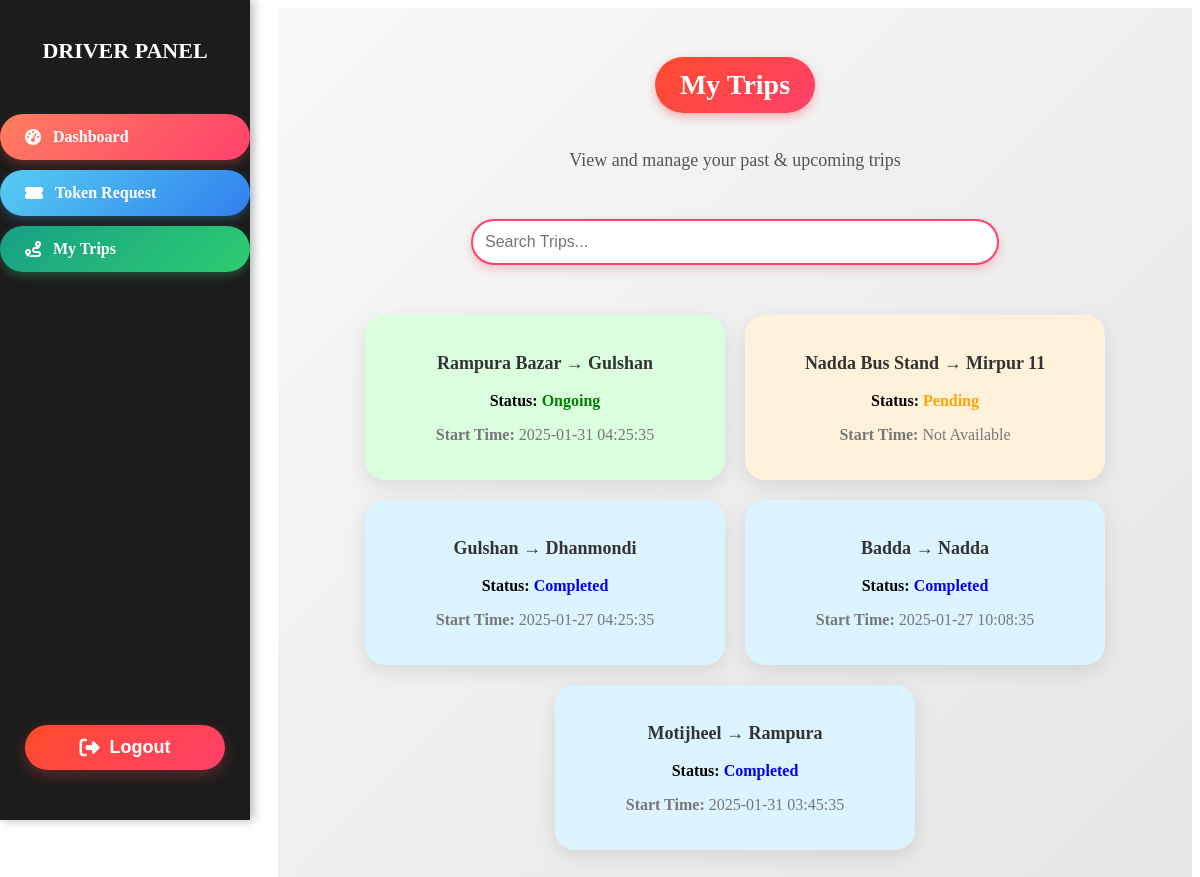
Page /view/driver/My_Trips.php (signed in) on the earlier database version.
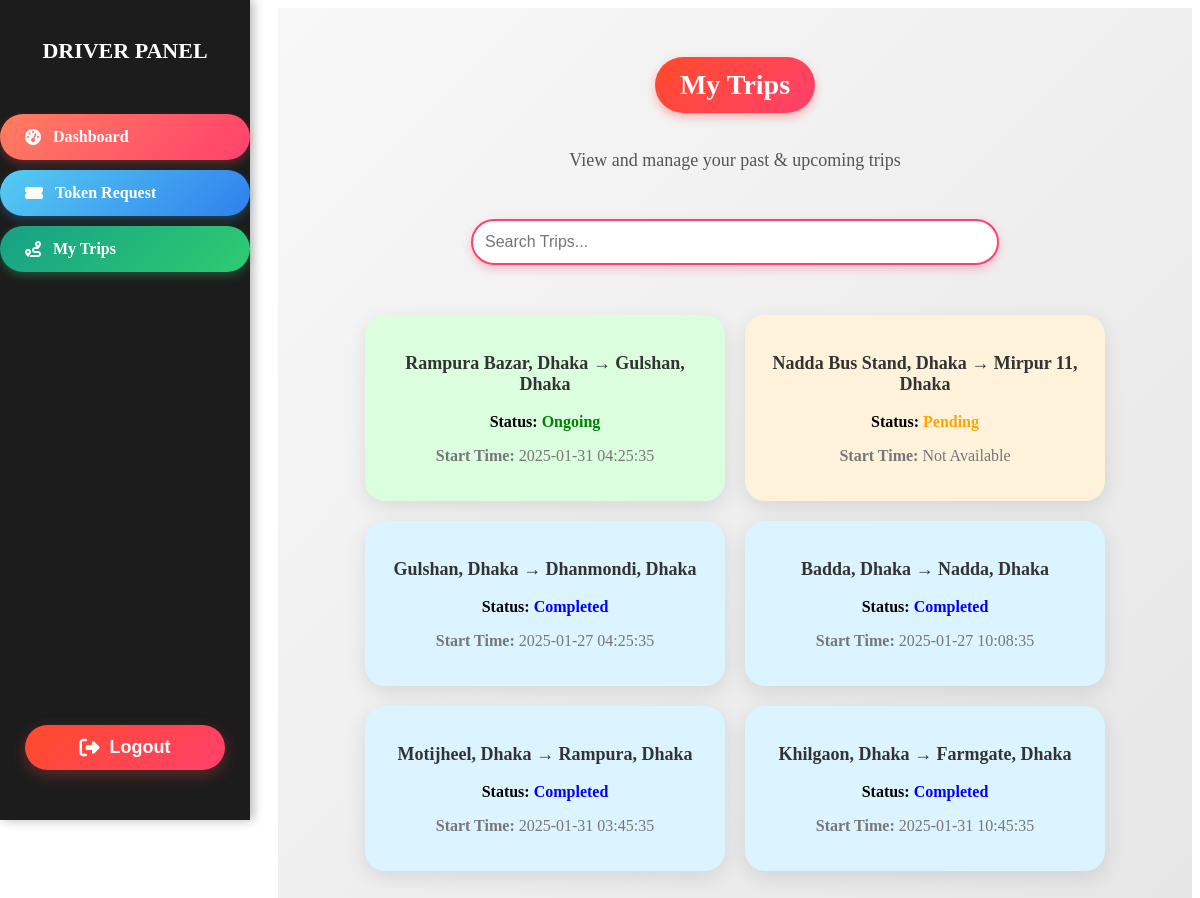
Same page on the later database version.
### tables this page shows
CREATE TABLE `trip` (
  `id` int(11) NOT NULL,
  `pickup_location` varchar(300) NOT NULL,
  `destination` varchar(300) NOT NULL,
  `start_time` varchar(50) DEFAULT NULL,
  `end_time` varchar(50) DEFAULT NULL,
  `status` varchar(50) DEFAULT NULL,
  `notes` varchar(120) DEFAULT NULL,
  `token_id` int(50) DEFAULT NULL,
  `user_id` int(50) DEFAULT NULL
);

### routes.php (called while the page is built, shortened)
<?php
$routes = [
    'INDEX' => '/Event-Management-System/index.php',
    '500_error' => '/Event-Management-System/500.php',
    'login' => '/Event-Management-System/view/Login.php',
    'driver_signup' => '/Event-Management-System/view/driver/Driver_Signup.php',
    'driver_dashboard' => '/Event-Management-System/view/driver/Driver_Dashboard.php',
    'token_request' => '/Event-Management-System/view/driver/Token_Request.php',
    'my_trips' => '/Event-Management-System/view/driver/My_Trips.php',
    'loader_1' => '/Event-Management-System/view/driver/Loader_1.php',
];
$backend_routes = [
    'login_controller' => '/Event-Management-System/controller/LoginController.php',
    'logout_controller' => '/Event-Management-System/controller/LogoutController.php',
    'driver_signup_controller' => '/Event-Management-System/controller/driver/Driver_SignupController.php',
    'driver_token_request_controller' => '/Event-Management-System/controller/driver/Token_RequestController.php',
];
?>

### model/TripRepo.php (called while the page is built, shortened)
<?php
function findAllTripsByUserID($user_id)
{
    $conn = db_conn();
    $selectQuery = 'SELECT * FROM `trip` WHERE `user_id` = '.$user_id;
    try {
        $result = $conn->query($selectQuery);
        $rows = array();
        while ($row = $result->fetch_assoc()) {
            $rows[] = $row;
        }
        return $rows;
    } catch (Exception $e) {
        echo "Error: " . $e->getMessage();
        return null;
    } finally {
        $conn->close();
    }
}

### view/Data_Provider.php (called while the page is built, shortened)
<?php
require_once __DIR__ . '/../model/TripRepo.php';
function getMyTrips($user_id)
{
    return findAllTripsByUserID($user_id);
}
function getTripContainerBgColor($trip)
{
    $tripContainerBg = "#ffffff";
    if (!empty($trip)) {
        $trip_status = strtolower($trip['status'] ?? 'unknown');
        switch ($trip_status) {
            case 'ongoing':
                $tripContainerBg = "#dbffde";
                break;
            case 'pending':
                $tripContainerBg = "#fff2db";
                break;
            case 'completed':
                $tripContainerBg = "#dbf4ff";
                break;
        }
    }
    return $tripContainerBg;
}

### view/driver/My_Trips.php (the view, shortened to what this page needs)
<?php
require '../../routes.php';
require_once __DIR__ . '/../../model/CalculationRepo.php';
require_once __DIR__ . '/../../view/Data_Provider.php';
$driver_dashboard = $routes["driver_dashboard"];
$token_request = $routes["token_request"];
$my_trips = $routes["my_trips"];
$logout_controller = $backend_routes['logout_controller'];
$user_id = $_SESSION['user_id'];
$all_my_trips = getMyTrips($user_id);
?>
<!DOCTYPE html>
<html lang="en">
<head>
    <link rel="stylesheet" href="../css/driver_dashboard.css">
    <link rel="stylesheet" href="../css/driver_my_trips.css">
    <link rel="stylesheet" href="https://unpkg.com/leaflet/dist/leaflet.css" />
    <link rel="stylesheet" href="https://cdnjs.cloudflare.com/ajax/libs/font-awesome/6.4.2/css/all.min.css">
</head>
<body style="font-family: 'Times New Roman'">
<nav class="" style="
    background: #1c1c1c;
    color: white;
    width: 250px;
    height: 100vh;
    position: fixed;
    top: 0;
    left: 0;
    display: flex;
    flex-direction: column;
    align-items: center;
    padding-top: 20px;
    box-shadow: 3px 0px 10px rgba(0,0,0,0.3);">
    <h2 style="font-size: 22px; font-weight: bold; text-transform: uppercase; margin-bottom: 20px;">Driver Panel</h2>
    <ul style="list-style: none; padding: 0; width: 100%; margin-top: 30px;">
        <li style="width: 100%; margin-bottom: 10px;">
            <a href="<?php echo $driver_dashboard;?>" class="active" style="
                display: flex;
                align-items: center;
                padding: 14px 25px;
                text-decoration: none;
                color: white;
                font-size: 16px;
                font-weight: bold;
                transition: all 0.3s ease;
                background: linear-gradient(135deg, #ff7e5f, #ff416c);
                border-radius: 30px;
                box-shadow: 0 4px 10px rgba(255, 77, 77, 0.3);
                position: relative;">
                <i class="fas fa-tachometer-alt" style="margin-right: 12px;"></i> Dashboard
            </a>
        </li>
        <li style="width: 100%; margin-bottom: 10px;">
            <a href="<?php echo $token_request;?>" style="
                display: flex;
                align-items: center;
                padding: 14px 25px;
                text-decoration: none;
                color: white;
                font-size: 16px;
                font-weight: bold;
                transition: all 0.3s ease;
                background: linear-gradient(135deg, #56ccf2, #2f80ed);
                border-radius: 30px;
                box-shadow: 0 4px 10px rgba(45, 156, 219, 0.3);
                position: relative;">
                <i class="fas fa-ticket-alt" style="margin-right: 12px;"></i> Token Request
            </a>
        </li>
        <li style="width: 100%; margin-bottom: 40px;">
            <a href="<?php echo $my_trips;?>" style="
                display: flex;
                align-items: center;
                padding: 14px 25px;
                text-decoration: none;
                color: white;
                font-size: 16px;
                font-weight: bold;
                transition: all 0.3s ease;
                background: linear-gradient(135deg, #16a085, #2ecc71);
                border-radius: 30px;
                box-shadow: 0 4px 10px rgba(46, 204, 113, 0.3);
                position: relative;">
                <i class="fas fa-route" style="margin-right: 12px;"></i> My Trips
            </a>
        </li>
        <li>
            <a href="<?php echo $logout_controller; ?>">
                <button type="submit"
                        style="
                    background: linear-gradient(135deg, #ff4b2b, #ff416c);
                    color: white;
                    font-size: 18px;
                    font-weight: bold;
                    border: none;
                    border-radius: 30px;
                    padding: 12px 25px;
                    width: 80%;
                    position: absolute;
                    bottom: 50px;
                    left: 50%;
                    transform: translateX(-50%);
                    text-align: center;
                    display: flex;
                    align-items: center;
                    justify-content: center;
                    cursor: pointer;
                    box-shadow: 0px 5px 15px rgba(255, 77, 77, 0.3);
                    transition: all 0.3s ease-in-out;"
                        onmouseover="this.style.background='linear-gradient(135deg, #ff2e00, #e6005c)'; this.style.boxShadow='0px 8px 20px rgba(255, 77, 77, 0.6)'; this.style.transform='translateX(-50%) scale(1.08)';"
                        onmouseout="this.style.background='linear-gradient(135deg, #ff4b2b, #ff416c)'; this.style.boxShadow='0px 5px 15px rgba(255, 77, 77, 0.3)'; this.style.transform='translateX(-50%) scale(1)';"
                        onmousedown="this.style.transform='translateX(-50%) scale(0.95)'; this.style.boxShadow='0px 2px 10px rgba(255, 77, 77, 0.5)';"
                        onmouseup="this.style.transform='translateX(-50%) scale(1.08)'; this.style.boxShadow='0px 8px 20px rgba(255, 77, 77, 0.6)';">
                    <i class="fas fa-sign-out-alt" style="margin-right: 10px; font-size: 20px;"></i> Logout
                </button>
            </a>
        </li>
    </ul>
</nav>
<main class="content" style="
    margin-left: 270px;
    padding: 30px;
    width: calc(100% - 270px);
    background: linear-gradient(135deg, #f8f8f8, #e6e6e6);
    min-height: 100vh;
    display: flex;
    flex-direction: column;
    align-items: center;
    text-align: center;
    position: relative;
    max-width: 100%;
    overflow: hidden;
    box-sizing: border-box;">
    <header style="
        margin-bottom: 30px;
        width: 100%;
        max-width: 800px;">
        <h1 style="
            font-size: clamp(22px, 5vw, 28px);
            font-weight: bold;
            color: white;
            background: linear-gradient(135deg, #ff4b2b, #ff416c);
            padding: 12px 25px;
            border-radius: 50px;
            display: inline-block;
            box-shadow: 0 4px 10px rgba(255, 77, 77, 0.4);
            transition: all 0.3s ease;">
            My Trips
        </h1>
        <p style="color: #555; font-size: clamp(14px, 2vw, 18px);">
            View and manage your past & upcoming trips
        </p>
    </header>
    <input type="text" id="tripSearch" placeholder="Search Trips..."
           onkeyup="searchTrips()"
           style="
        padding: 12px;
        font-size: 16px;
        border: 2px solid #ff416c;
        border-radius: 30px;
        width: 60%;
        max-width: 500px;
        outline: none;
        box-shadow: 0px 4px 10px rgba(255, 65, 108, 0.3);
        transition: all 0.3s ease;"
           onfocus="this.style.borderColor='#e6005c'; this.style.boxShadow='0px 6px 15px rgba(255, 65, 108, 0.5)';"
           onblur="this.style.borderColor='#ff416c'; this.style.boxShadow='0px 4px 10px rgba(255, 65, 108, 0.3)';">
    <section class="trips" id="tripContainer" style="
        display: flex;
        flex-wrap: wrap;
        gap: 20px;
        justify-content: center;
        margin-top: 30px;
        width: 90%;
        max-width: 1000px;
        box-sizing: border-box;">
        <?php if (!empty($all_my_trips)) : ?>
            <?php foreach ($all_my_trips as $trip) : ?>
                <div
                        class="trip-card"
                        style="
                        background: <?php echo getTripContainerBgColor($trip); ?>;
                        padding: 20px;
                        border-radius: 20px;
                        width: min(320px, 100%);
                        box-shadow: 0 6px 20px rgba(0, 0, 0, 0.1);
                        transition: all 0.3s ease;
                        position: relative;
                        text-align: center;
                        transform: scale(1);"
                     onmouseover="this.style.transform='scale(1.05)'; this.style.boxShadow='0px 8px 20px rgba(0, 0, 0, 0.2)';"
                     onmouseout="this.style.transform='scale(1)';"
                     data-search="
                <?php echo htmlspecialchars(strtolower(($trip['pickup_location'] ?? '') . ' ' . ($trip['destination'] ?? '') . ' ' . ($trip['status'] ?? '') . ' ' . ($trip['assigned_at'] ?? ''))); ?>">
                    <h3 style="
                        font-size: 18px;
                        font-weight: bold;
                        color: #333;">
                        <?php echo htmlspecialchars($trip['pickup_location'] ?? 'Unknown'); ?> →
                        <?php echo htmlspecialchars($trip['destination'] ?? 'Unknown'); ?>
                    </h3>
                    <p style="margin: 5px 0;">
                        <strong>Status:</strong>
                        <span style="font-weight: bold; color:
                        <?php echo
                        ($trip['status'] === 'Ongoing') ? 'green' :
                            (($trip['status'] === 'Pending') ? 'orange' :
                                (($trip['status'] === 'Completed') ? 'blue' : 'black'));
                        ?>;
                                ">
                        <?php echo ucfirst(htmlspecialchars($trip['status'] ?? 'Unknown')); ?>
                        </span>
                    </p>
                    <p style="color: #777;"><strong>Start Time:</strong> <?php echo htmlspecialchars($trip['start_time'] ?? 'Not Available'); ?></p>
                </div>
            <?php endforeach; ?>
        <?php else : ?>
            <p style="color: #777;">No trips found.</p>
        <?php endif; ?>
    </section>
</main>
</body>
</html>

### view/css/driver_my_trips.css (style rules this page uses)
.content { margin-left: 270px; padding: 20px; width: calc(100% - 270px); text-align: center; }
#tripSearch { width: 80%; padding: 10px; margin-bottom: 20px; border: 1px solid #ccc; border-radius: 5px; font-size: 16px; }
.trips { display: flex; flex-wrap: wrap; gap: 20px; justify-content: center; }
.trip-card { background: white; padding: 20px; border-radius: 10px; box-shadow: 0 2px 5px rgba(0, 0, 0, 0.2); text-align: center; width: 280px; position: relative; cursor: pointer; transition: transform 0.3s ease, box-shadow 0.3s ease; }

Differences in the rows shown:
changed trip "Ongoing": pickup_location "Rampura Bazar" → "Rampura Bazar, Dhaka"; destination "Gulshan" → "Gulshan, Dhaka"
changed trip "Pending": pickup_location "Nadda Bus Stand" → "Nadda Bus Stand, Dhaka"; destination "Mirpur 11" → "Mirpur 11, Dhaka"
changed trip: pickup_location "Gulshan" → "Gulshan, Dhaka"; destination "Dhanmondi" → "Dhanmondi, Dhaka"
changed trip: pickup_location "Badda" → "Badda, Dhaka"; destination "Nadda" → "Nadda, Dhaka"
changed trip: pickup_location "Motijheel" → "Motijheel, Dhaka"; destination "Rampura" → "Rampura, Dhaka"
added trip: pickup_location "Khilgaon, Dhaka", destination "Farmgate, Dhaka", status "Completed", start_time "2025-01-31 10:45:35"
